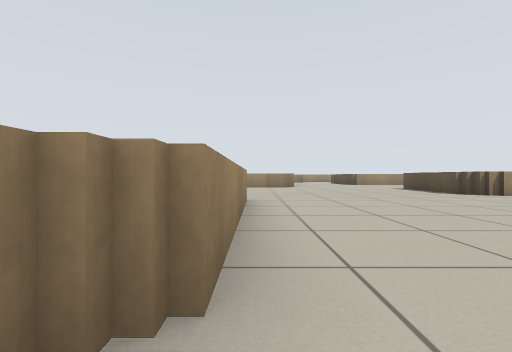
View 1 (above)

24 first-person views from a walk through a world built for the Player/Stage simulator. The camera is 0.49 m above the floor, looks level and sees 85° across. Floor lines are 1 m apart. The floor is counted in squares, 1 m on a side. Each view is taken from the middle of a square. On the plan, view 1 faces up. The plan holds only what a view shows up to about 9 squares ahead; the rest is blank. The robots in the file are not drawn.

View 2
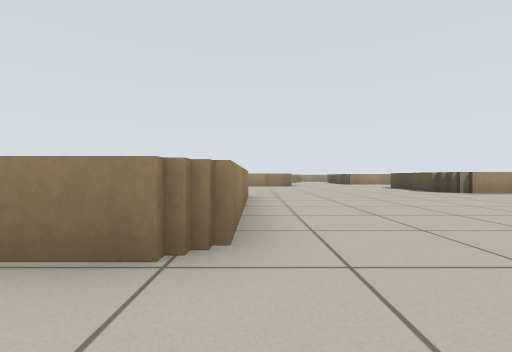

View 3
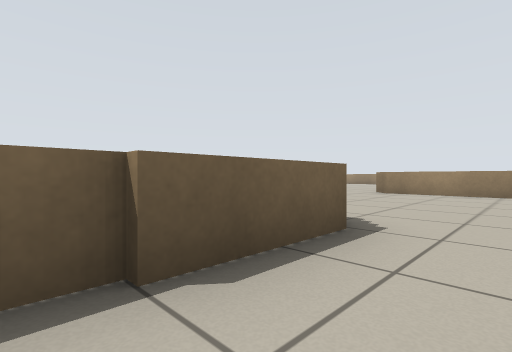

View 4
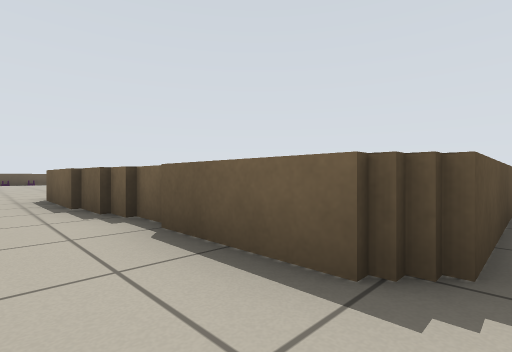

View 5
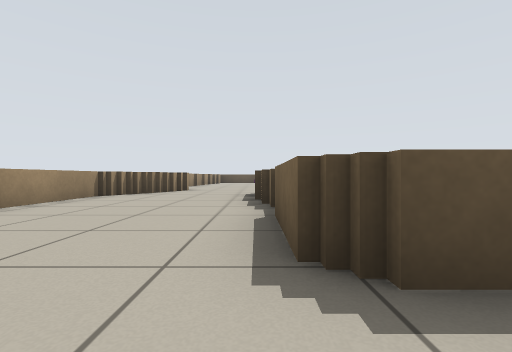

View 6
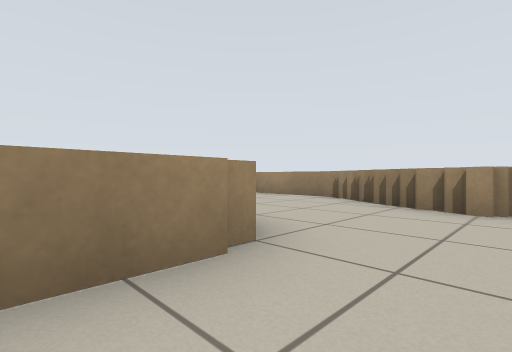

View 7
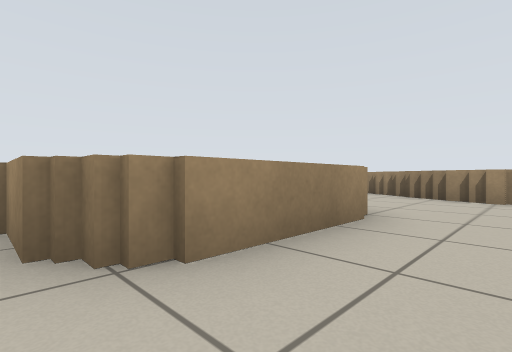

View 8
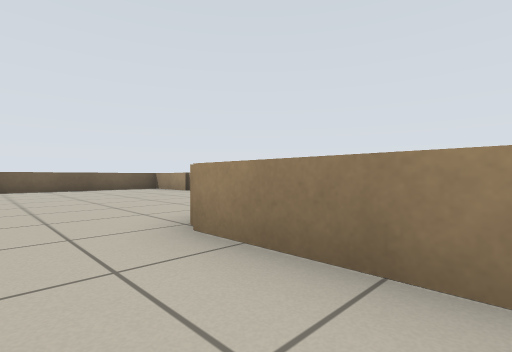

View 9
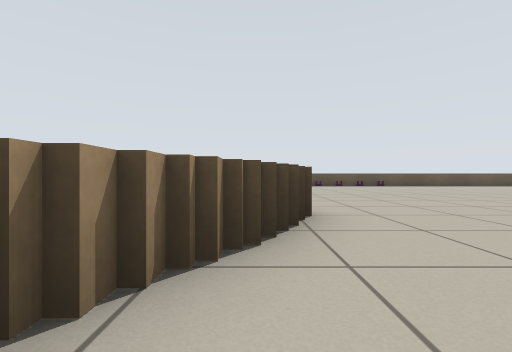

View 10
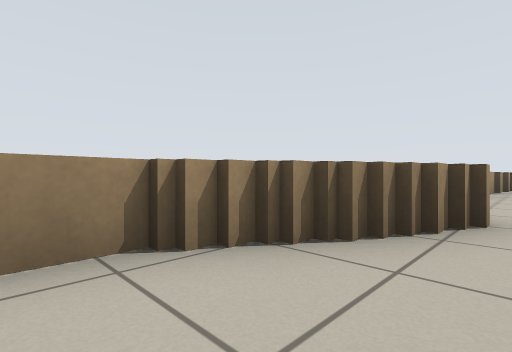

View 11
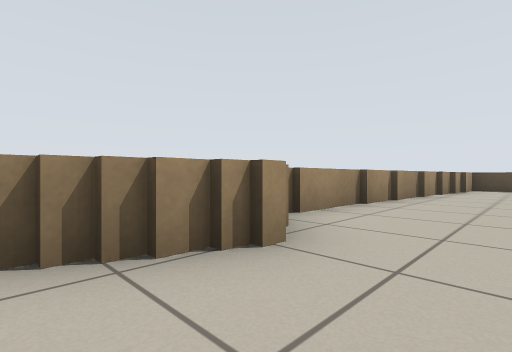

View 12
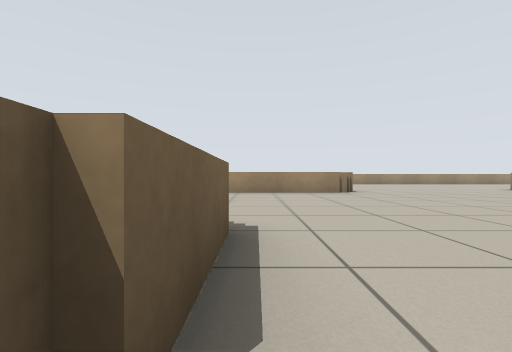

View 13
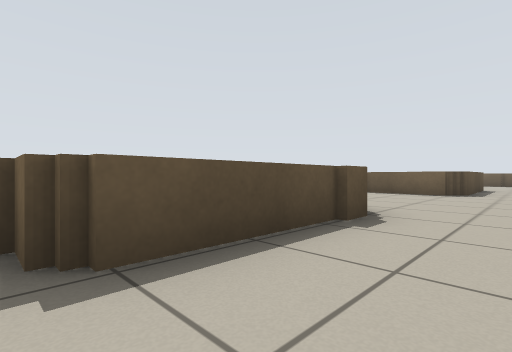

View 14
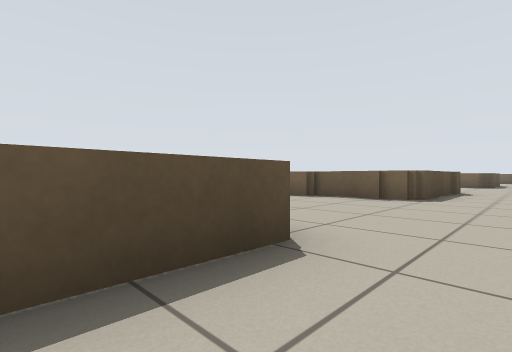

View 15
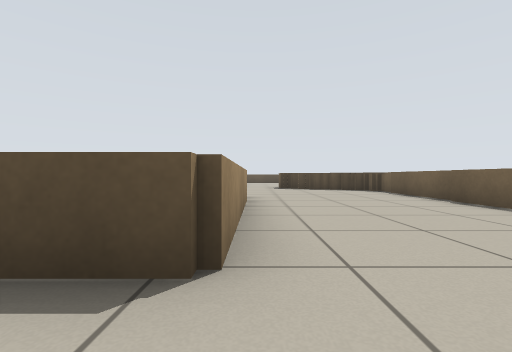

View 16
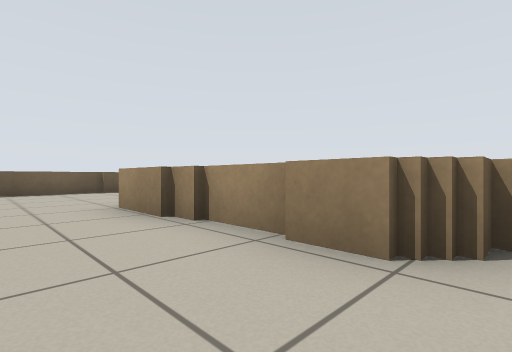

View 17
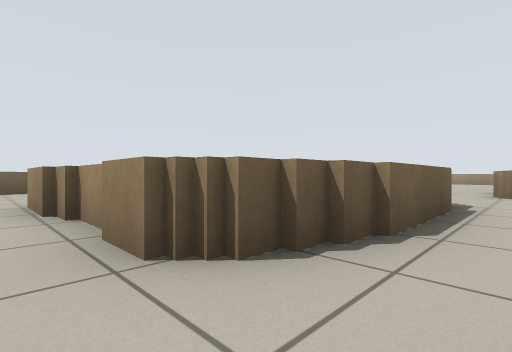

View 18
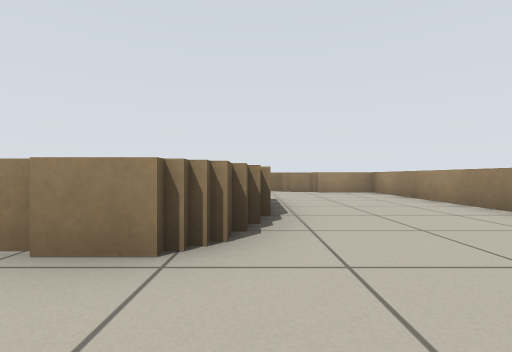

View 19
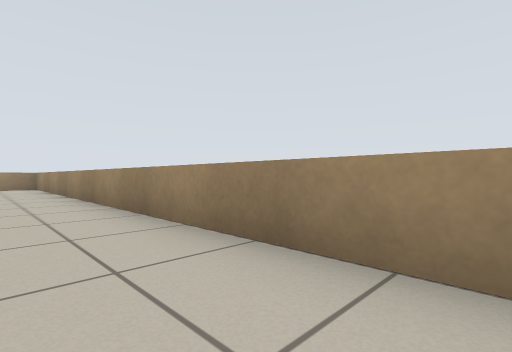

View 20
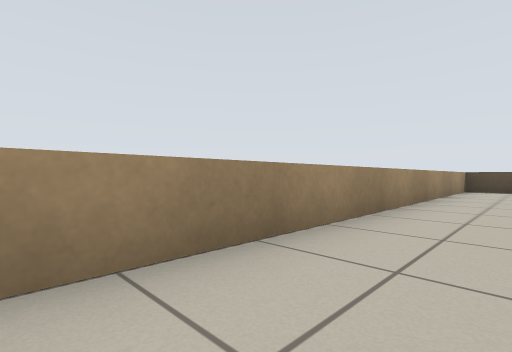

View 21
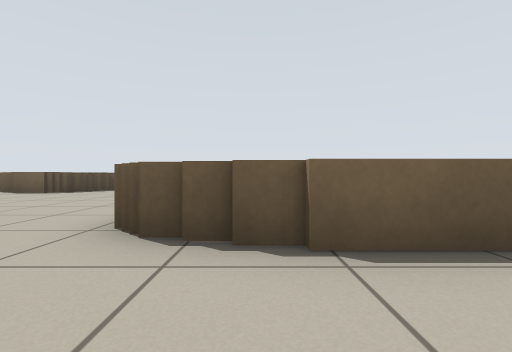

View 22
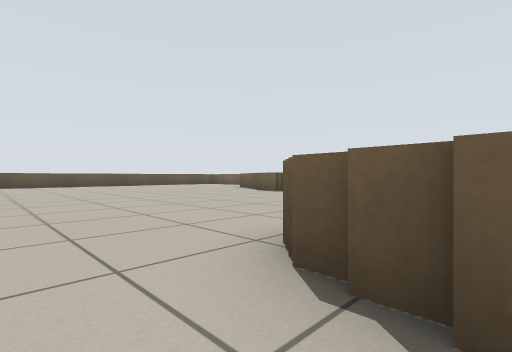

View 23
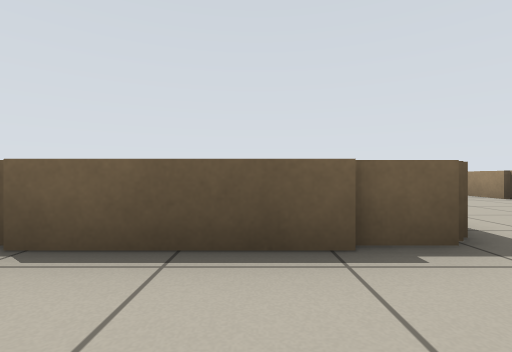

View 24
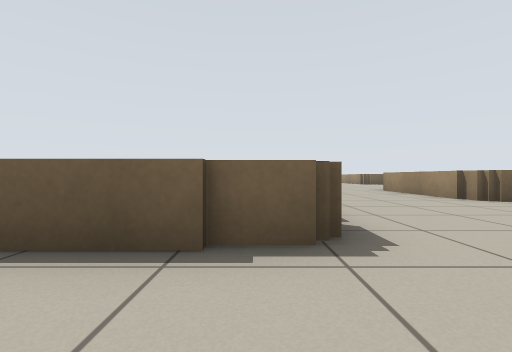

### Floor plan
Points are (right, up) in squares from view 1. A wall is a line through its corners. A room is listed if a view was taken in it or the views show most of it. See-through windows are left out.
Room 1 (views 1, 2, 3, 4, 5, 6, 7, 8, 9, 10, 11, 12, 13, 14, 15)
walls: (5.6, 7.1) (5.6, 10.8) (6.4, 10.8); (5.3, 7.6) (5.3, 8.2); (5.3, 0) (5.3, 2.8) (9.9, 2.8); (9.8, 3) (11.9, 3); (-0.2, 5.8) (-0.2, 0.6) (-1.5, 0.6); (11, 6.9) (5.8, 6.9); (11.5, 6.6) (10.9, 6.6); (6.2, 11.1) (9.6, 11.1); (12, 6.2) (11.4, 6.2); (12.6, 2.6) (12.6, -0.6) (12, -0.6); (12.8, 5.8) (11.9, 5.8); (12, -0.8) (10.9, -0.8); (13.5, 5.6) (12.6, 5.6); (9.1, 15.2) (5.3, 15.2) (5.3, 17); (1.7, 16.5) (1.7, 13); (18, 6.2) (14.9, 6.2); (11.8, -8.5) (13.6, -8.5); (21.4, 5.8) (18, 5.8); (23.2, 5.6) (21.5, 5.6); (23.5, 4.5) (23.5, 5.2)
ways out: opening at (4.5, 20.5) to room 2; opening at (10, 13) to room 2
Room 2 (views 16, 17, 18, 19, 20, 21, 22, 23, 24)
walls: (14.9, 14) (16.1, 14); (16.2, 13.6) (16.8, 13.6); (14.7, 13.1) (14.7, 13.8); (10.3, 19.6) (10.3, 15.4); (9.1, 19.9) (10, 19.9); (23.5, 22.4) (23.5, 23.5) (3.7, 23.5) (3.7, 21.6); (9.6, 11.1) (13, 11.1); (5.5, 20.2) (9.2, 20.2); (3.4, 21.8) (3.4, 20.8); (3, 20.9) (3, 20.4)
ways out: opening at (4.5, 20.5) to room 1; opening at (10, 13) to room 1

Positions as (right, up) in squares from view 1, and headings:
1: (0, 0), facing up
2: (0, -1), facing up
3: (8, 4), facing down-left
4: (5, 4), facing down-right
5: (4, 3), facing right
6: (14, 1), facing up-left
7: (14, -1), facing up-left
8: (14, 2), facing down-left
9: (10, 6), facing right
10: (10, 5), facing up-right
11: (12, 4), facing up-right
12: (8, 3), facing left
13: (4, 11), facing down-right
14: (4, 17), facing down-right
15: (4, 15), facing right
16: (12, 20), facing down-left
17: (11, 21), facing down-left
18: (12, 20), facing left
19: (16, 22), facing up-left
20: (13, 22), facing up-right
21: (9, 22), facing down
22: (9, 21), facing down-right
23: (7, 22), facing down
24: (6, 22), facing down
